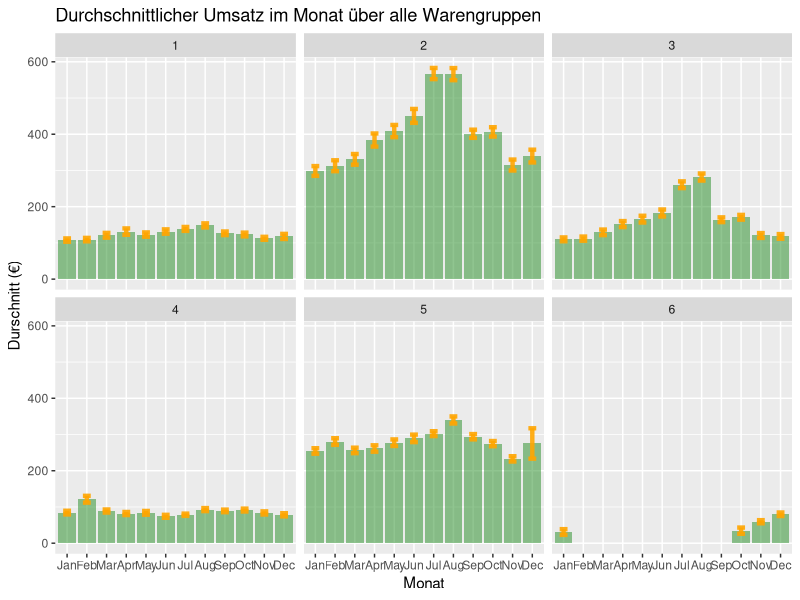

Source code (R): (Note: this script raises an error after producing the figure.)
## ---- chunk 1
#Bibliotheken
library(readr)
library(tidyverse)
library(lubridate)
library(ggplot2)
library(dplyr)

## ---- chunk 2
# master df einlesen
master_df <- read.csv("master_df.csv")
master_df[is.na(master_df)] <- 0 
master_df$Datum <- as.Date(master_df$Datum, format = "%Y-%m-%d")

#X Spalte loeschen
master_df$X<-NULL

#Monat_1 Spalte löschen (von Merle eingefügt)
master_df$Monat_1<-NULL

#Variable mit dem ausgeschrieben Wochentag erzeugen (von Merle eingefügt)
master_df$wochentag <- weekdays(master_df$Datum)
## ---- chunk 3
#Einlesen der Daten

umsatz <- read_csv("umsatzdaten_gekuerzt.csv", 
    col_types = cols(Datum = col_datetime(format = " %Y-%m-%d   "))) #Eingeben des Datums

#Erstellung der Variable mit Jahr
umsatz$Monat <- month(umsatz$Datum, label = TRUE)




## ---- chunk 4
#Tabelle für den Umsatz nach Warengruppen  und Monaten 
grafik_monat<- umsatz %>%
  group_by(Monat, Warengruppe) %>%
  summarise(
    n=n(), #ist praktisch, weil es die Anzahl z?hlt
    mean=mean(Umsatz),
    sd=sd(Umsatz),
    summe=sum(Umsatz)) %>%
  mutate( se=sd/sqrt(n))  %>%
  mutate( ic=se * qt((1-0.05)/2 + .5, n-1))


#Bild mit Koinfidenzintervall
# Confidence Interval
ggplot(grafik_monat) +
  geom_bar( aes(x=Monat, y=mean), stat="identity", fill="forestgreen", alpha=0.5) +
  geom_errorbar( aes(x=Monat, ymin=mean-ic, ymax=mean+ic), width=0.4, colour="orange", alpha=0.9, size=1.5) +
  xlab("Monat")+
  ylab("Durschnitt (€)")+
  facet_wrap(~Warengruppe)+
  ggtitle("Durchschnittlicher Umsatz im Monat über alle Warengruppen")


## ---- chunk 5

#Datensatz auf die interessanten Variablen herunterbrechen 
Feiertage<-select(master_df, Datum, vor_feiertag, nach_feiertag, feiertage )

#den Wert 1 durch das Statement ersetzten 
Feiertage<-Feiertage %>% 
  mutate(vor_feiertag = as.character(vor_feiertag)) %>% 
  mutate(vor_feiertag = replace(vor_feiertag, vor_feiertag == 1, 'vor_feiertag'))

Feiertage<-Feiertage %>% 
  mutate(nach_feiertag = as.character(nach_feiertag)) %>% 
  mutate(nach_feiertag = replace(nach_feiertag, nach_feiertag == 1, 'nach_feiertag'))


Feiertage<-Feiertage %>% 
  mutate(feiertage = as.character(feiertage)) %>% 
  mutate(feiertage = replace(feiertage, feiertage == 1, 'feiertage'))

#die Werte o durch NA ersetzten
Feiertage[Feiertage == 0] <- NA

#die Spalte in eine Reihe tun

Feiertage<-Feiertage %>% mutate(ftag = coalesce(vor_feiertag,nach_feiertag,feiertage)) %>%
         select(Datum,ftag)


#beides nochmal als Datum definieren 
Feiertage$Datum <- as.Date(Feiertage$Datum, format = "%Y-%m-%d")
umsatz$Datum<- as.Date(umsatz$Datum, format = "%Y-%m-%d")

#einen left_join machen, um die beiden df`s zusammenzufügen 
Feiertage<-left_join(umsatz, Feiertage, by= "Datum")

#jetzt müssen die werte in die Spalte geschrieben werden und nicht als Überschrift
#Feiertage_a<-Feiertage %>% gather ("vor_feiertag", "nach_feiertag", "feiertage" , key = "Feiertag")
#das klappt nicht (es ersetzt alle)



#Tabelle für den Umsatz nach Warengruppen  und Feiertagen 
grafik_feiertag<- Feiertage %>%
  group_by(ftag, Warengruppe) %>%
  summarise(
    n=n(), #ist praktisch, weil es die Anzahl z?hlt
    mean=mean(Umsatz),
    sd=sd(Umsatz),
    summe=sum(Umsatz)) %>%
  mutate( se=sd/sqrt(n))  %>%
  mutate( ic=se * qt((1-0.05)/2 + .5, n-1))



#Bild mit Koinfidenzintervall
# Confidence Interval
ggplot(grafik_feiertag) +
  geom_bar( aes(x=ftag, y=mean), stat="identity", fill="forestgreen", alpha=0.5) +
  geom_errorbar( aes(x=ftag, ymin=mean-ic, ymax=mean+ic), width=0.4, colour="orange", alpha=0.9, size=1.5) +
   ylab("Durchschnitt (€)")+
  facet_wrap(~Warengruppe)+
  ggtitle("Durchschnittlicher Umsatz im Verhältnis der Warengruppe über alle Warengruppen")


